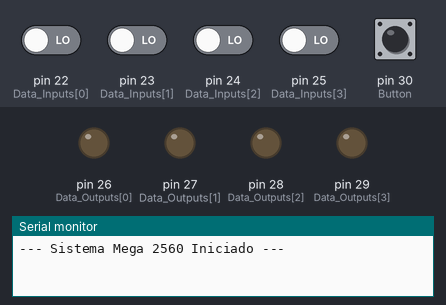
Simulated run of this sketch. Board: Arduino Mega 2560, built with avr-gcc and run on an emulated ATmega2560. On the bench: output pins drawn as LEDs (lit = HIGH), the last lines printed to the serial monitor. The test bench sets the inputs (shaded band); at power-on: pin 22 (Data_Inputs[0]), pin 23 (Data_Inputs[1]), pin 24 (Data_Inputs[2]), pin 25 (Data_Inputs[3]), pin 30 (Button) LOW.

Above: at 1.2 s.
1.3 s: pin 30 (Button) pulled HIGH for 0.15 s
2.9 s: pin 22 (Data_Inputs[0]) driven HIGH and pin 30 (Button) driven HIGH
At 3.9 s:
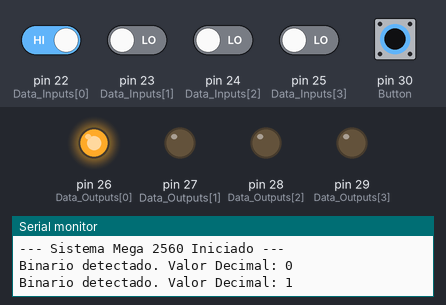
Timing chart, 0 to 5.9 s (numbered marks = the images above; inputs shaded):
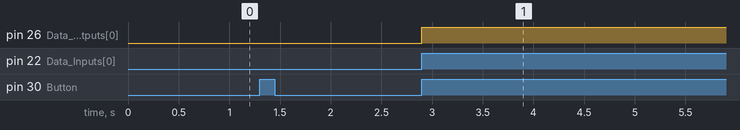

Measured:
- after the input at 2.9 s, pin 26 (Data_Outputs[0]): LOW → HIGH at once

The sketch:

Laboratorio_1.ino
```cpp
/* * Proyecto: Conversor Binario a Decimal Profesional
 * Placa: Arduino Mega 2560
 * Descripción: Lee 4 entradas, las refleja en 4 salidas y calcula el valor decimal.
 */

// Definición de pines usando constantes (ahorra memoria y es más seguro)
const int Data_Inputs[4]  = {22, 23, 24, 25}; // Entradas en bloque digital superior
const int Data_Outputs[4] = {26, 27, 28, 29}; // Salidas a continuación de las entradas
const int Button = 30;                        // Botón de activación

int State_Button = 0;

void setup() {
  // Inicialización de arrays usando un solo bucle
  for(int i = 0; i < 4; i++) {
    pinMode(Data_Inputs[i], INPUT);
    pinMode(Data_Outputs[i], OUTPUT);
  }

  pinMode(Button, INPUT);

  // En Mega podemos usar hasta 2,000,000 baudios, pero mantendremos 9600 por compatibilidad
  Serial.begin(9600);
  Serial.println("--- Sistema Mega 2560 Iniciado ---");
}

void loop() {
  State_Button = digitalRead(Button);

  if(State_Button == HIGH) {
    int Decimal_Value = 0;

    for(int j = 0; j < 4; j++) {
      // Lectura del bit actual
      int Bit_Binary = digitalRead(Data_Inputs[j]);

      // Desplazamiento de bits (Bitwise shift)
      // El bit j se desplaza a su posición correspondiente (1, 2, 4 u 8)
      Decimal_Value += (Bit_Binary << j);

      // Reflejo inmediato en la salida
      digitalWrite(Data_Outputs[j], Bit_Binary);
    }

    // Reporte por Serial
    Serial.print("Binario detectado. Valor Decimal: ");
    Serial.println(Decimal_Value);

    // Anti-rebote (Debounce) y espera a soltar el botón
    while(digitalRead(Button) == HIGH);
    delay(50);
  }
}
```
